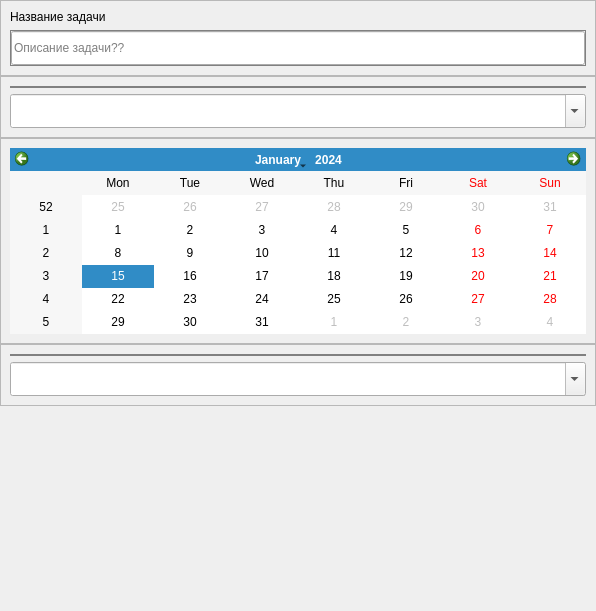
               <widget class="QWidget" name="scrollAreaWidgetContents">
                <property name="geometry">
                 <rect>
                  <x>0</x>
                  <y>0</y>
                  <width>596</width>
                  <height>611</height>
                 </rect>
                </property>
                <property name="sizePolicy">
                 <sizepolicy hsizetype="Expanding" vsizetype="Expanding">
                  <horstretch>0</horstretch>
                  <verstretch>0</verstretch>
                 </sizepolicy>
                </property>
                <property name="styleSheet">
                 <string notr="true"/>
                </property>
                <layout class="QVBoxLayout" name="verticalLayout_19" stretch="0,0,0,0,0">
                 <property name="spacing">
                  <number>0</number>
                 </property>
                 <property name="leftMargin">
                  <number>0</number>
                 </property>
                 <property name="topMargin">
                  <number>0</number>
                 </property>
                 <property name="rightMargin">
                  <number>0</number>
                 </property>
                 <property name="bottomMargin">
                  <number>0</number>
                 </property>
                 <item>
                  <widget class="QFrame" name="task_main_info">
                   <property name="styleSheet">
                    <string notr="true"/>
                   </property>
                   <property name="frameShape">
                    <enum>QFrame::StyledPanel</enum>
                   </property>
                   <property name="frameShadow">
                    <enum>QFrame::Raised</enum>
                   </property>
                   <layout class="QVBoxLayout" name="verticalLayout_13">
                    <item>
                     <widget class="QLabel" name="label_task_name">
                      <property name="text">
                       <string>Название задачи</string>
                      </property>
                     </widget>
                    </item>
                    <item>
                     <widget class="QFrame" name="frame_edit_border">
                      <property name="styleSheet">
                       <string notr="true">QFrame{
border: 1px solid gray;
}

QWidget::hover{
border:1px solid white;
}</string>
                      </property>
                      <property name="frameShape">
                       <enum>QFrame::StyledPanel</enum>
                      </property>
                      <property name="frameShadow">
                       <enum>QFrame::Raised</enum>
                      </property>
                      <layout class="QVBoxLayout" name="verticalLayout_14">
                       <property name="spacing">
                        <number>0</number>
                       </property>
                       <property name="leftMargin">
                        <number>0</number>
                       </property>
                       <property name="topMargin">
                        <number>0</number>
                       </property>
                       <property name="rightMargin">
                        <number>0</number>
                       </property>
                       <property name="bottomMargin">
                        <number>0</number>
                       </property>
                       <item>
                        <widget class="QLineEdit" name="lineEdit_task_description">
                         <property name="minimumSize">
                          <size>
                           <width>0</width>
                           <height>34</height>
                          </size>
                         </property>
                         <property name="styleSheet">
                          <string notr="true"/>
                         </property>
                         <property name="placeholderText">
                          <string>Описание задачи??</string>
                         </property>
                        </widget>
                       </item>
                      </layout>
                     </widget>
                    </item>
                   </layout>
                  </widget>
                 </item>
                 <item>
                  <widget class="QFrame" name="task_tags_info">
                   <property name="frameShape">
                    <enum>QFrame::StyledPanel</enum>
                   </property>
                   <property name="frameShadow">
                    <enum>QFrame::Raised</enum>
                   </property>
                   <layout class="QVBoxLayout" name="verticalLayout_15">
                    <item>
                     <widget class="QFrame" name="frame_add_tag_border">
                      <property name="styleSheet">
                       <string notr="true">QFrame{
border: 1px solid gray;
}

</string>
                      </property>
                      <property name="frameShape">
                       <enum>QFrame::StyledPanel</enum>
                      </property>
                      <property name="frameShadow">
                       <enum>QFrame::Raised</enum>
                      </property>
                      <layout class="QVBoxLayout" name="verticalLayout_16">
                       <property name="spacing">
                        <number>0</number>
                       </property>
                       <property name="leftMargin">
                        <number>0</number>
                       </property>
                       <property name="topMargin">
                        <number>0</number>
                       </property>
                       <property name="rightMargin">
                        <number>0</number>
                       </property>
                       <property name="bottomMargin">
                        <number>0</number>
                       </property>
                      </layout>
                     </widget>
                    </item>
                    <item>
                     <widget class="QComboBox" name="comboBox">
                      <property name="minimumSize">
                       <size>
                        <width>0</width>
                        <height>34</height>
                       </size>
                      </property>
                      <property name="editable">
                       <bool>true</bool>
                      </property>
                      <property name="placeholderText">
                       <string>Выбрать существующий тег</string>
                      </property>
                      <item>
                       <property name="text">
                        <string>Тег1</string>
                       </property>
                      </item>
                      <item>
                       <property name="text">
                        <string>Тег2</string>
                       </property>
                      </item>
                     </widget>
                    </item>
                   </layout>
                  </widget>
                 </item>
                 <item>
                  <widget class="QFrame" name="task_date_info">
                   <property name="frameShape">
                    <enum>QFrame::StyledPanel</enum>
                   </property>
                   <property name="frameShadow">
                    <enum>QFrame::Raised</enum>
                   </property>
                   <layout class="QGridLayout" name="gridLayout_6">
                    <item row="0" column="0">
                     <widget class="QCalendarWidget" name="calendarWidget"/>
                    </item>
                   </layout>
                  </widget>
                 </item>
                 <item>
                  <widget class="QFrame" name="task_tags_info_2">
                   <property name="frameShape">
                    <enum>QFrame::StyledPanel</enum>
                   </property>
                   <property name="frameShadow">
                    <enum>QFrame::Raised</enum>
                   </property>
                   <layout class="QVBoxLayout" name="verticalLayout_12">
                    <item>
                     <widget class="QFrame" name="frame_add_tag_border_2">
                      <property name="styleSheet">
                       <string notr="true">QFrame{
border: 1px solid gray;
}

QWidget::hover{
border:1px solid white;
}</string>
                      </property>
                      <property name="frameShape">
                       <enum>QFrame::StyledPanel</enum>
                      </property>
                      <property name="frameShadow">
                       <enum>QFrame::Raised</enum>
                      </property>
                      <layout class="QVBoxLayout" name="verticalLayout_17">
                       <property name="spacing">
                        <number>0</number>
                       </property>
                       <property name="leftMargin">
                        <number>0</number>
                       </property>
                       <property name="topMargin">
                        <number>0</number>
                       </property>
                       <property name="rightMargin">
                        <number>0</number>
                       </property>
                       <property name="bottomMargin">
                        <number>0</number>
                       </property>
                      </layout>
                     </widget>
                    </item>
                    <item>
                     <widget class="QComboBox" name="comboBox_2">
                      <property name="minimumSize">
                       <size>
                        <width>0</width>
                        <height>34</height>
                       </size>
                      </property>
                      <property name="editable">
                       <bool>true</bool>
                      </property>
                      <property name="placeholderText">
                       <string>Привязать пользователя</string>
                      </property>
                      <item>
                       <property name="text">
                        <string>Тег1</string>
                       </property>
                      </item>
                      <item>
                       <property name="text">
                        <string>Тег2</string>
                       </property>
                      </item>
                     </widget>
                    </item>
                   </layout>
                  </widget>
                 </item>
                 <item>
                  <spacer name="verticalSpacer_6">
                   <property name="orientation">
                    <enum>Qt::Vertical</enum>
                   </property>
                   <property name="sizeHint" stdset="0">
                    <size>
                     <width>17</width>
                     <height>51</height>
                    </size>
                   </property>
                  </spacer>
                 </item>
                </layout>
               </widget>
